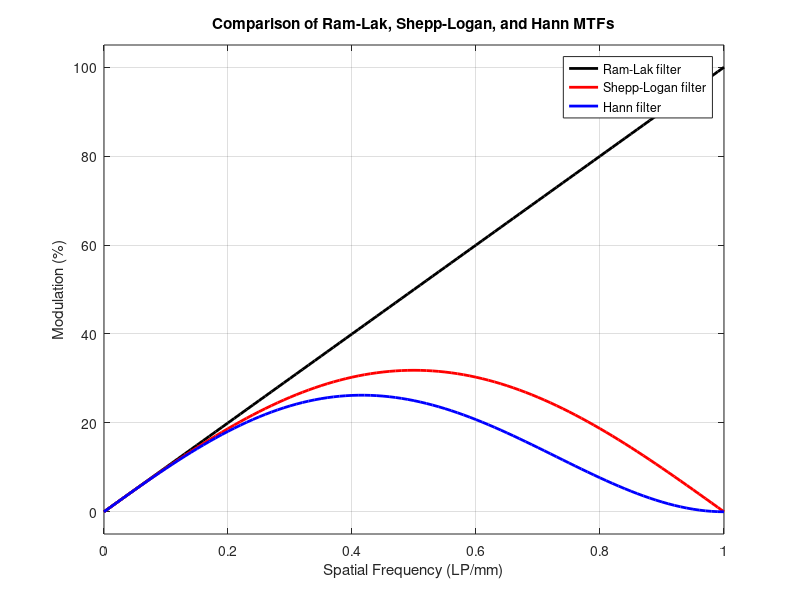

MATLAB code for this plot:
function mtf_ramlak_shepp_hann
% MTF_RAMLAK_SHEPP_HANN
% Creates an MTF-like curve comparing three CT reconstruction filters:
%   1) Ram-Lak
%   2) Shepp-Logan
%   3) Hann
%
% Frequency axis is in LP/mm from 0 to 1. The y-axis is plotted as a percent.

    clear; clc; close all;

    % 1) Frequency axis: 0 to 1 LP/mm
    fmax = 1.0;           % max spatial frequency (LP/mm)
    df   = 0.01;          % step size
    f    = 0:df:fmax;     % frequency array

    % 2) Define ramp function (normalized from 0 to 1)
    rampNorm = f / fmax;  

    % 3) Compute filter responses
    ramLak      = rampNorm;  
    sheppLogan  = rampNorm .* sheppLoganWindow(f, fmax);
    hannFlt     = rampNorm .* hannWindow(f, fmax);

    % 4) Convert to percentage modulation (0-100%)
    ramLak_pct      = 100 * ramLak;
    sheppLogan_pct  = 100 * sheppLogan;
    hannFlt_pct     = 100 * hannFlt;

    % 5) Plot the MTF curves
    figure('Name','Filter MTF Comparison');
    hold on; grid on; box on;

    plot(f, ramLak_pct,      '-k','LineWidth',2, 'DisplayName','Ram-Lak filter');
    plot(f, sheppLogan_pct,  '-r','LineWidth',2, 'DisplayName','Shepp-Logan filter');
    plot(f, hannFlt_pct,     '-b','LineWidth',2, 'DisplayName','Hann filter');

    xlabel('Spatial Frequency (LP/mm)');
    ylabel('Modulation (%)');
    title('Comparison of Ram-Lak, Shepp-Logan, and Hann MTFs');
    legend('Location','northeast');
    ylim([-5, 105]);  % Add a small margin above and below
    hold off;
end

%% ---------- HELPER WINDOW FUNCTIONS ---------- %%
function w = sheppLoganWindow(f, fmax)
% SHEPP-LOGAN = sinc(pi*f/fmax). Zero out if f>fmax.
    w = zeros(size(f));
    mask = (f <= fmax);
    x = f(mask) / fmax; 
    w(mask) = sin(pi*x) ./ (pi*x);
    w(abs(x) < 1e-12) = 1;  % Handle x = 0
end

function w = hannWindow(f, fmax)
% HANN = 0.5(1 + cos(pi*f/fmax)) for |f|<fmax, else 0.
    w = zeros(size(f));
    mask = (f <= fmax);
    x = f(mask) / fmax;
    w(mask) = 0.5 * (1 + cos(pi*x));
end
